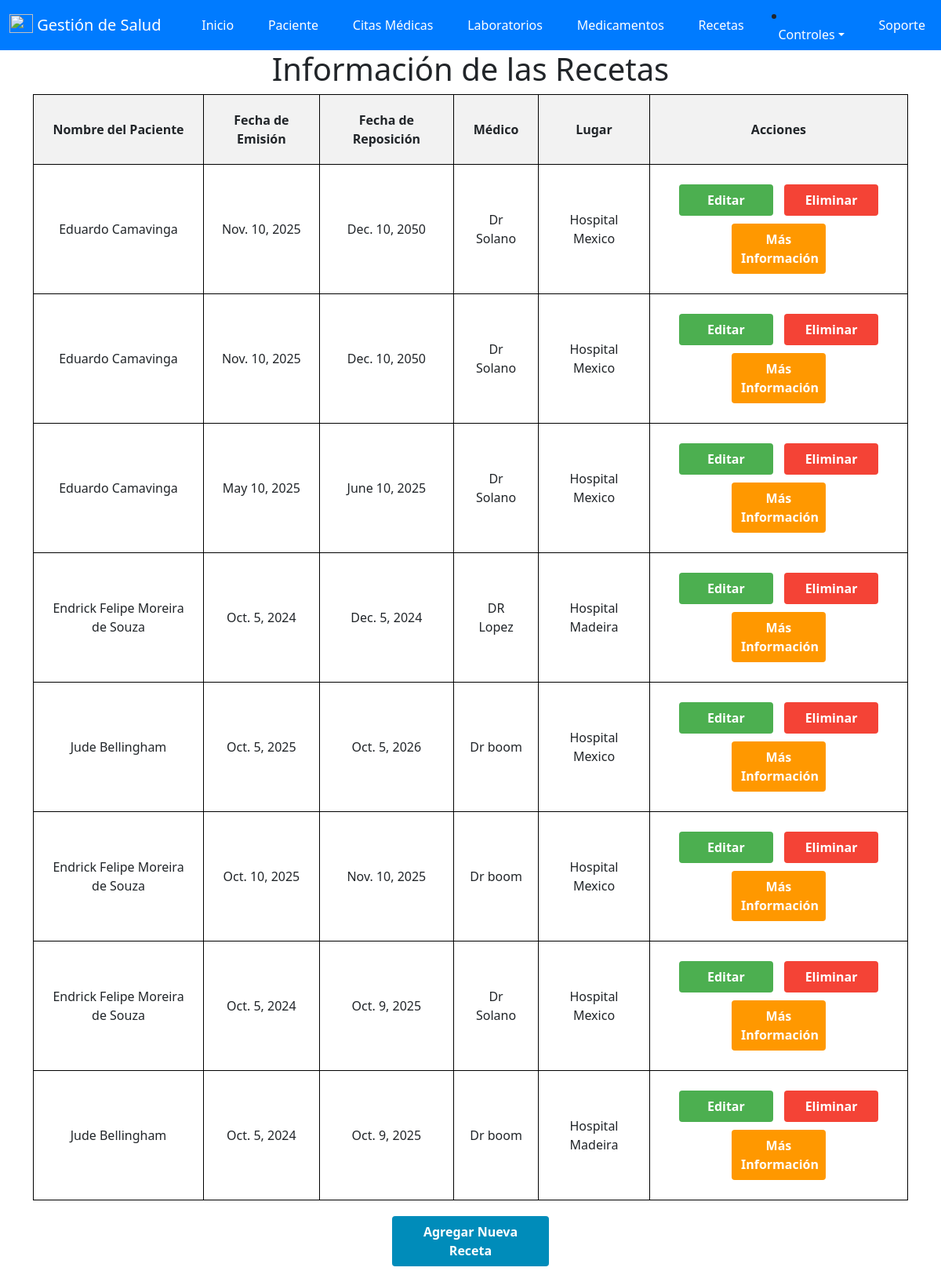
Page /recetas (signed in) on the earlier database version.
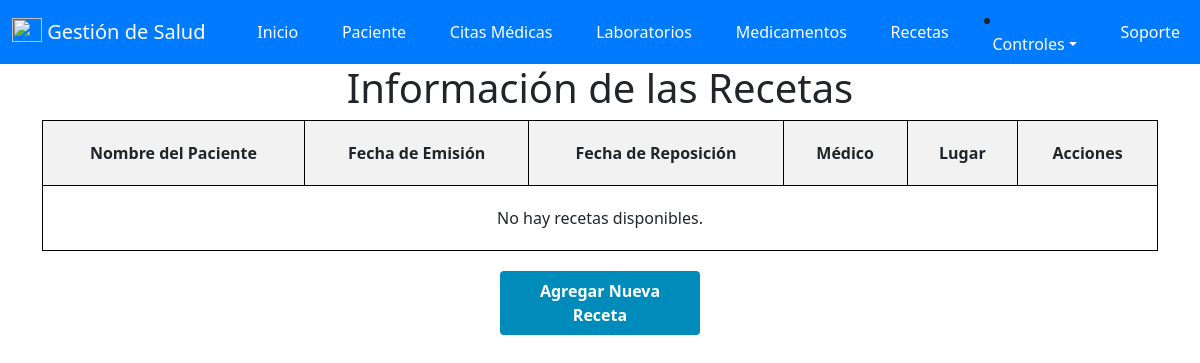
Same page on the later database version.
### salud/models.py (models this page shows, shortened)
class receta(models.Model):
    id_Recetas = models.AutoField(primary_key=True, verbose_name='ID_Recetas')
    id_paciente = models.ForeignKey('paciente', on_delete=models.CASCADE)  # Asegúrate de que 'paciente' exista
    fecha_Emision = models.DateField(null=False, verbose_name='Fecha_Emision')
    fecha_Reposicion = models.DateField(null=False, verbose_name='Fecha_Reposicion')
    medico = models.CharField(max_length=50, verbose_name='Medico')
    lugar = models.CharField(max_length=200, verbose_name='Lugar')
    medicamentos = models.ManyToManyField(medicamento, through='RecetaMedicamento')
    id_usuario = models.ForeignKey(User, on_delete=models.CASCADE)

class paciente(models.Model):
    id_paciente = models.AutoField(primary_key=True , verbose_name='ID_Paciente')
    cedula = models.IntegerField(null=True,verbose_name='Cedula')
    nombre = models.CharField(max_length=50, verbose_name='Nombre')
    apellido = models.CharField(max_length=50, verbose_name='Apellido')
    sexo = models.CharField(max_length=20, verbose_name='Sexo')
    fecha_Nacimiento = models.DateField(null=True, verbose_name='Fecha de Nacimiento')
    edad = models.IntegerField ( verbose_name='Edad')
    direccion = models.CharField(max_length=50, verbose_name='Direccion')
    telefono = models.IntegerField( verbose_name='Telefono')
    email = models.EmailField( verbose_name='Email')
    id_usuario = models.ForeignKey(User, on_delete=models.CASCADE)

### salud/views.py (the view)
# urls.py: path('recetas', views.recetas, name='recetas'),
@login_required
def recetas(request):
    recetas_list = receta.objects.filter(id_usuario=request.user)
    return render(request, 'Programar/recetas.html', {'recetas': recetas_list})

### salud/templates/Programar/recetas.html (shortened to what this page needs)
{% extends "base.html" %}
{% block contenido %}
<!DOCTYPE html>
<html>
<head>
</head>
<body>
    <h1>Información de las Recetas</h1>
    <form method="post" action="{% url 'recetas' %}">
        <table>
            <thead>
                <tr>
                    <th>Nombre del Paciente</th>
                    <th>Fecha de Emisión</th>
                    <th>Fecha de Reposición</th>
                    <th>Médico</th>
                    <th>Lugar</th>
                    <th>Acciones</th>
                </tr>
            </thead>
            <tbody>
                {% for receta in recetas %}
                <tr>
                    <td>{{ receta.id_paciente.nombre }} {{ receta.id_paciente.apellido }}</td>
                    <td>{{ receta.fecha_Emision }}</td>
                    <td>{{ receta.fecha_Reposicion }}</td>
                    <td>{{ receta.medico }}</td>
                    <td>{{ receta.lugar }}</td>
                    <td>
                        <a href="" class="button edit-button">Editar</a>
                        <a href="" class="button delete-button" onclick="return confirm('¿Estás seguro de que deseas eliminar esta receta?');">Eliminar</a>
                        <button type="button" class="button more-info-button" onclick="toggleMoreInfo('{{ receta.id_Recetas }}')">Más Información</button>
                    </td>
                </tr>
                {% empty %}
                <tr>
                    <td colspan="6">No hay recetas disponibles.</td>
                </tr>
                {% endfor %}
            </tbody>
        </table>
        <a href="{% url 'agregar_receta' %}" class="button add-button">Agregar Nueva Receta</a>
    </form>
</body>
</html>
{% endblock %}

Differences in the rows shown:
removed receta: id_paciente.nombre "Eduardo", id_paciente.apellido "Camavinga", fecha_Emision "Nov. 10, 2025", fecha_Reposicion "Dec. 10, 2050", medico "Dr Solano", lugar "Hospital Mexico"
removed receta: id_paciente.nombre "Eduardo", id_paciente.apellido "Camavinga", fecha_Emision "Nov. 10, 2025", fecha_Reposicion "Dec. 10, 2050", medico "Dr Solano", lugar "Hospital Mexico"
removed receta: id_paciente.nombre "Eduardo", id_paciente.apellido "Camavinga", fecha_Emision "May 10, 2025", fecha_Reposicion "June 10, 2025", medico "Dr Solano", lugar "Hospital Mexico"
removed receta: id_paciente.nombre "Endrick Felipe", id_paciente.apellido "Moreira de Souza", fecha_Emision "Oct. 5, 2024", fecha_Reposicion "Dec. 5, 2024", medico "DR Lopez", lugar "Hospital Madeira"
removed receta: id_paciente.nombre "Jude", id_paciente.apellido "Bellingham", fecha_Emision "Oct. 5, 2025", fecha_Reposicion "Oct. 5, 2026", medico "Dr boom", lugar "Hospital Mexico"
removed receta: id_paciente.nombre "Endrick Felipe", id_paciente.apellido "Moreira de Souza", fecha_Emision "Oct. 10, 2025", fecha_Reposicion "Nov. 10, 2025", medico "Dr boom", lugar "Hospital Mexico"
removed receta: id_paciente.nombre "Endrick Felipe", id_paciente.apellido "Moreira de Souza", fecha_Emision "Oct. 5, 2024", fecha_Reposicion "Oct. 9, 2025", medico "Dr Solano", lugar "Hospital Mexico"
removed receta: id_paciente.nombre "Jude", id_paciente.apellido "Bellingham", fecha_Emision "Oct. 5, 2024", fecha_Reposicion "Oct. 9, 2025", medico "Dr boom", lugar "Hospital Madeira"
Other differences:
text now shown: "No hay recetas disponibles."
